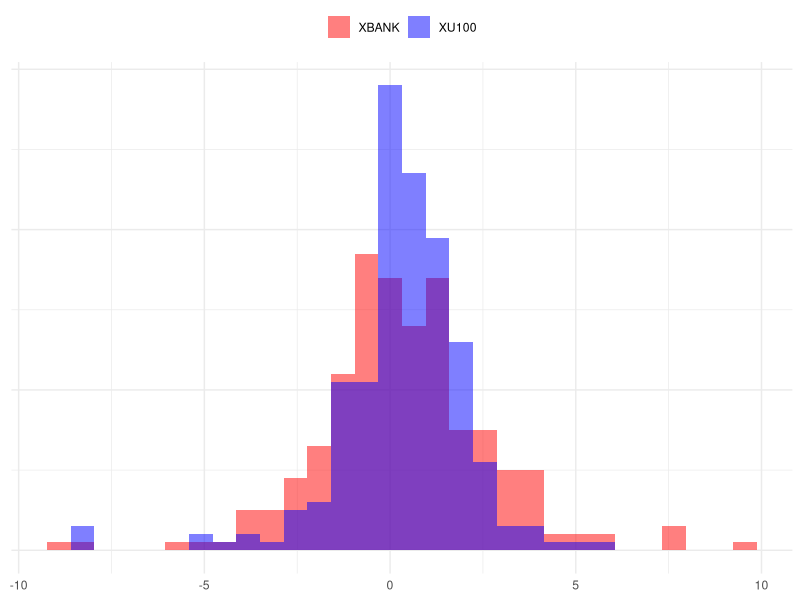
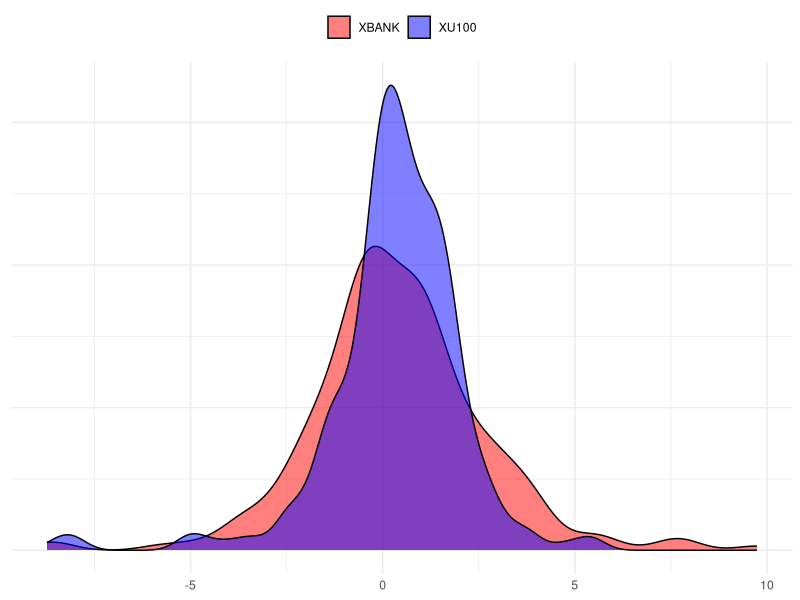
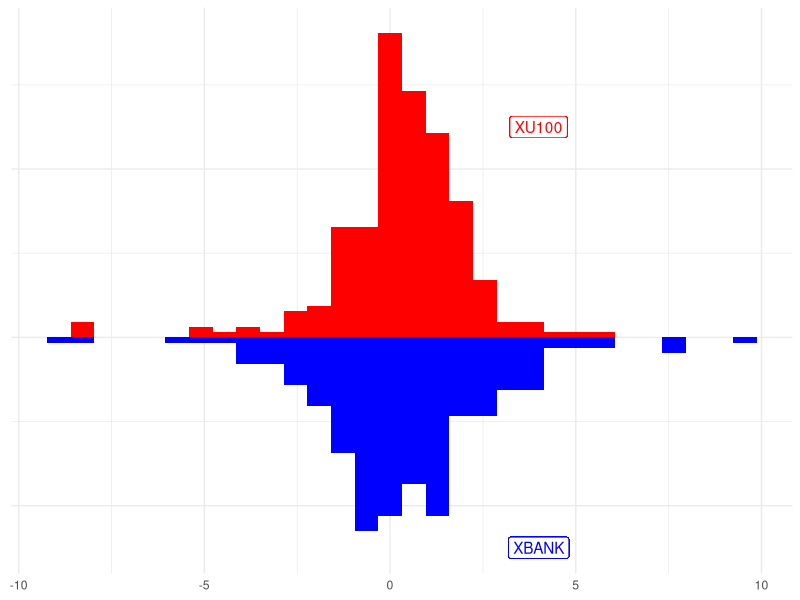
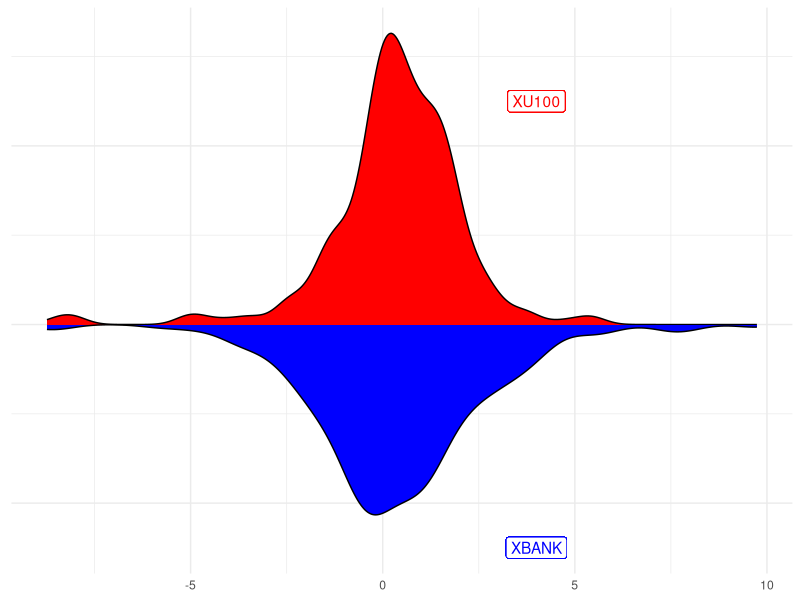
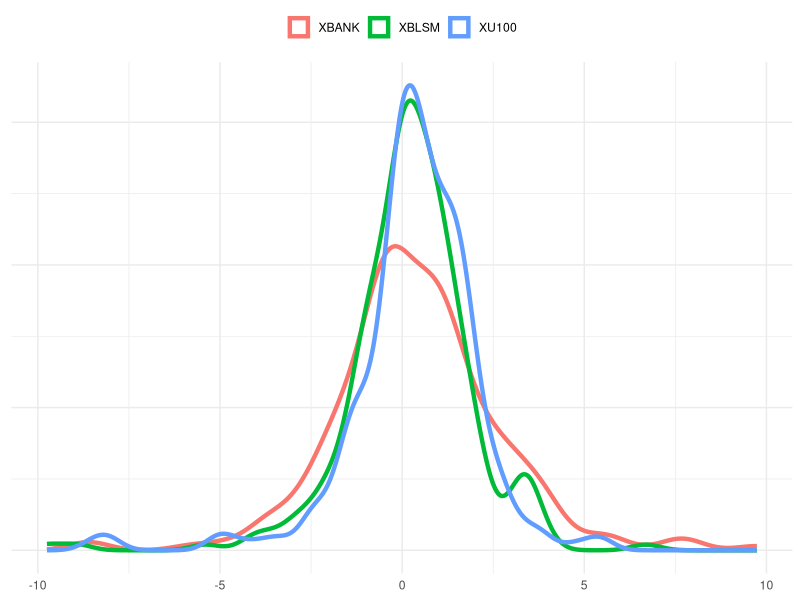
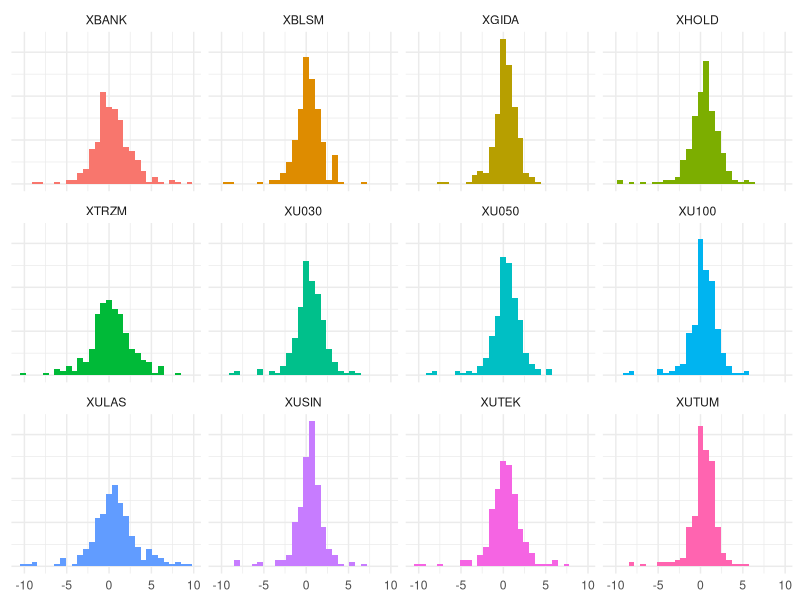
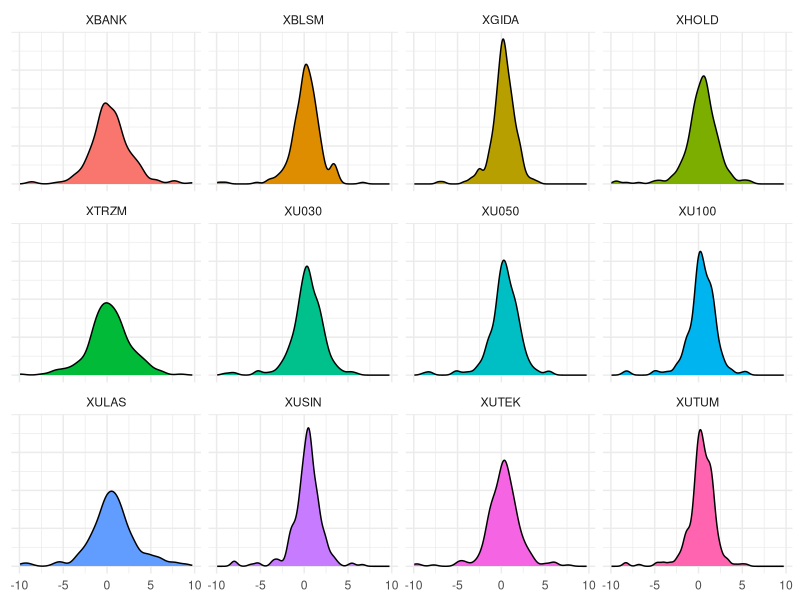
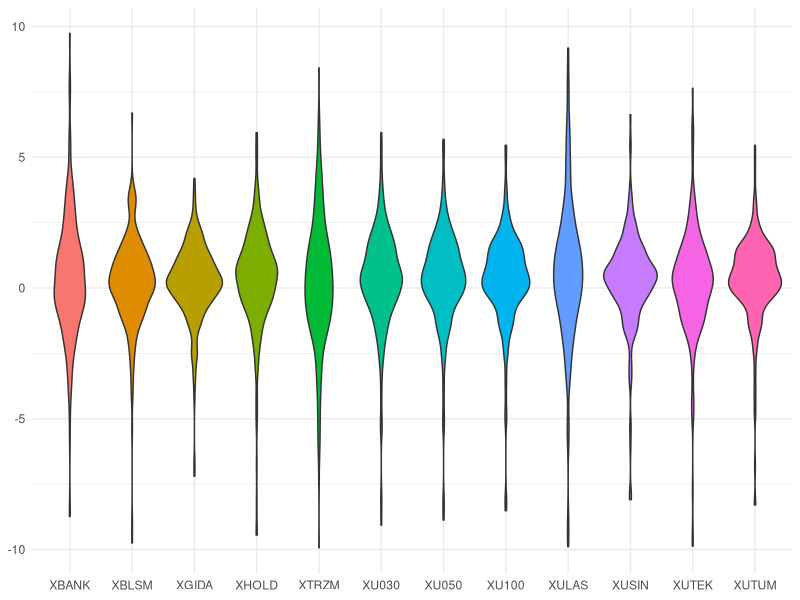

Recreate these plots in R, in order.
## ---- chunk 1
knitr::opts_chunk$set(echo = TRUE)
## ---- chunk 2

library(tidyverse)

df <- readxl::read_excel("data.xlsx") %>% 
  select(-DATE) %>% 
  mutate_all(
    ., function(x) (lead(x)/x-1)*100
  ) %>% 
  na.omit()

## ---- chunk 3

df %>% 
  mutate_all(., function(x) round(x, digits = 2)) %>% 
  head(.) %>% 
  kableExtra::kbl() %>% 
  kableExtra::kable_styling()

## ---- chunk 4

df <- df %>% 
  mutate(t = seq(1,nrow(.),1), .before = 1) %>% 
  pivot_longer(!t, names_to = "vars", values_to = "vals")

## ---- chunk 5

df %>% 
  filter(vars %in% c("XU100","XBANK")) %>% 
  ggplot(aes(x = vals, fill = vars)) +
  geom_histogram(position = "identity", alpha = .5) +
  theme_minimal() +
  theme(axis.title = element_blank(),
        axis.text.y = element_blank(),
        legend.title = element_blank(),
        legend.position = "top") +
  scale_fill_manual(values = c("red","blue"))

## ---- chunk 6

df %>% 
  filter(vars %in% c("XU100","XBANK")) %>% 
  ggplot(aes(x = vals, fill = vars)) +
  geom_density(alpha = .5) +
  theme_minimal() +
  theme(axis.title = element_blank(),
        axis.text.y = element_blank(),
        legend.title = element_blank(),
        legend.position = "top") +
  scale_fill_manual(values = c("red","blue"))

## ---- chunk 7

df %>% 
  filter(vars %in% c("XU100","XBANK")) %>% 
  pivot_wider(names_from = "vars", values_from = "vals") %>% 
  ggplot(aes(x = vals)) +
  geom_histogram(aes(x = XU100, y = ..density..), fill = "red" ) +
  geom_label(aes(x = 4, y = 0.25, label = "XU100"), color = "red") +
  geom_histogram(aes(x = XBANK, y = -..density..), fill = "blue") +
  geom_label(aes(x = 4, y = -0.25, label = "XBANK"), color = "blue") +
  theme_minimal() +
  theme(axis.title = element_blank(),
        axis.text.y = element_blank())

## ---- chunk 8

df %>% 
  filter(vars %in% c("XU100","XBANK")) %>% 
  pivot_wider(names_from = "vars", values_from = "vals") %>% 
  ggplot(aes(x = vals)) +
  geom_density(aes(x = XU100, y = ..density..), fill = "red" ) +
  geom_label(aes(x=4, y=0.25, label = "XU100"), color="red") +
  geom_density(aes(x = XBANK, y = -..density..), fill = "blue") +
  geom_label(aes(x=4, y = -0.25, label = "XBANK"), color="blue") +
  theme_minimal() +
  theme(axis.title = element_blank(),
        axis.text.y = element_blank())

## ---- chunk 9

df %>% 
  filter(vars %in% c("XU100","XBANK","XBLSM")) %>% 
  ggplot(aes(x = vals, color = vars)) +
  geom_density(lwd = 1.5) +
  theme_minimal() +
  theme(axis.title = element_blank(),
        axis.text.y = element_blank(),
        legend.title = element_blank(),
        legend.position = "top")

## ---- chunk 10

df %>% 
  ggplot(aes(x = vals, fill = vars)) +
  geom_histogram(position = "identity") +
  theme_minimal() +
  theme(axis.title = element_blank(),
        axis.text.y = element_blank(),
        legend.position = "none") +
  facet_wrap(~vars)

## ---- chunk 11

df %>% 
  ggplot(aes(x = vals, fill = vars)) +
  geom_density() +
  theme_minimal() +
  theme(axis.title = element_blank(),
        axis.text.y = element_blank(),
        legend.position = "none") +
  facet_wrap(~vars)

## ---- chunk 12

df %>% 
  ggplot(aes(x = vars, y = vals, fill = vars)) +
  geom_violin() +
  theme_minimal() +
  theme(axis.title = element_blank(),
        legend.position = "none")

## ---- chunk 13

df %>% 
  ggplot(aes(x = vars, y = vals, fill = vars)) +
  geom_violin() +
  theme_minimal() +
  theme(axis.title = element_blank(),
        legend.position = "none") +
  coord_flip()

## ---- chunk 14

df %>% 
  ggplot(aes(x = vars, y = vals, fill = vars)) +
  geom_boxplot() +
  theme_minimal() +
  theme(axis.title = element_blank(),
        legend.position = "none")

## ---- chunk 15

df %>% 
  ggplot(aes(x = vars, y = vals, fill = vars)) +
  geom_boxplot() +
  theme_minimal() +
  theme(axis.title = element_blank(),
        legend.position = "none") +
  coord_flip()

## ---- chunk 16

df %>% 
  ggplot(aes(x = vars, y = vals, fill = vars)) +
  geom_violin() +
  geom_boxplot(alpha = .5) +
  theme_minimal() +
  theme(axis.title = element_blank(),
        legend.position = "none")

## ---- chunk 17

df %>% 
  ggplot(aes(x = vars, y = vals, fill = vars)) +
  geom_violin() +
  geom_boxplot(alpha = .5) +
  theme_minimal() +
  theme(axis.title = element_blank(),
        legend.position = "none") +
  coord_flip()

## ---- chunk 18

library(ggridges)

## ---- chunk 19

df %>% 
  ggplot(aes(x = vals, y = vars, fill = stat(x))) +
  geom_density_ridges_gradient(scale = 3) +
  geom_vline(xintercept = 0, linetype = "dashed") +
  scale_fill_viridis_c(option = "C") +
  theme_minimal() +
  theme(axis.title = element_blank(),
        legend.position = "none")

## ---- chunk 20

df %>% 
  ggplot(aes(vals, y = vars, fill = 0.5 - abs(0.5 - stat(ecdf)))) +
  stat_density_ridges(geom = "density_ridges_gradient", calc_ecdf = TRUE) +
  scale_fill_gradient(low = "white", high = "red") +
  theme_minimal() +
  theme(axis.title = element_blank(),
        legend.position = "none")
